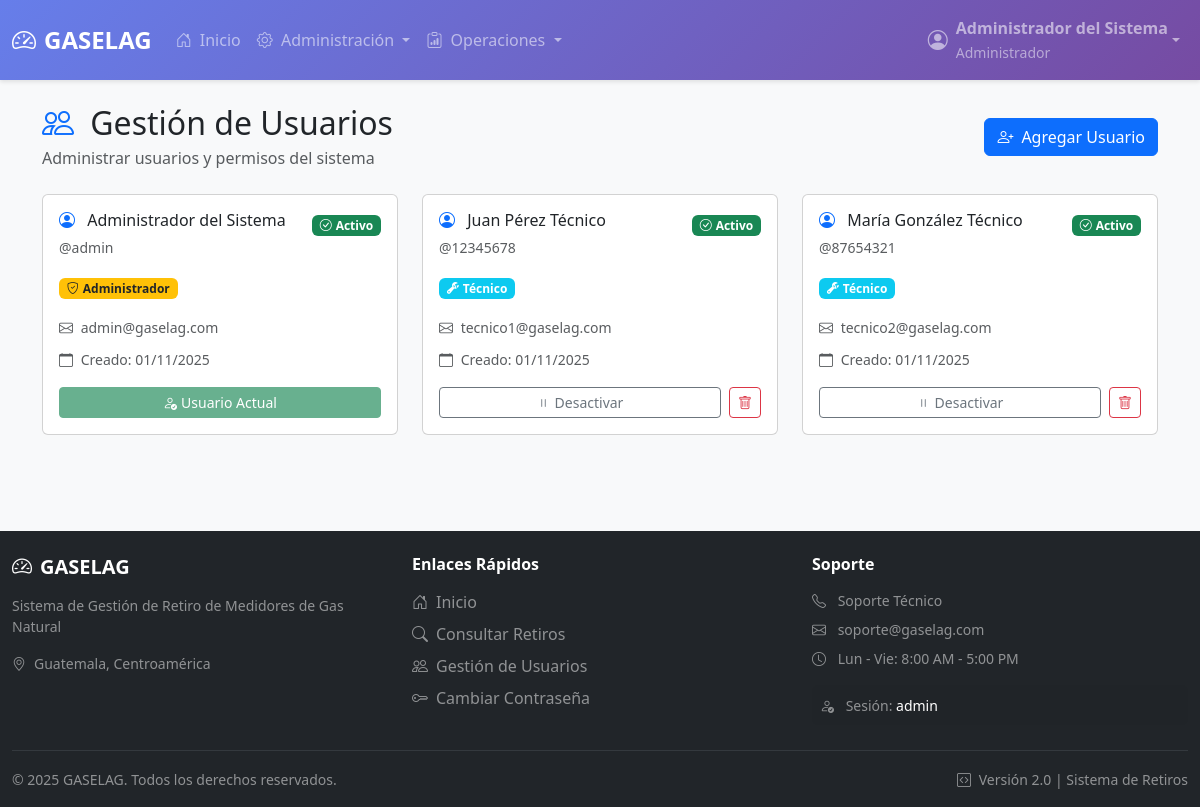
Screenshot of /pages/gestion_usuarios.php (signed in) with the database file from the repository.
### tables this page shows
CREATE TABLE IF NOT EXISTS usuarios (
    id INT AUTO_INCREMENT PRIMARY KEY,
    username VARCHAR(50) NOT NULL UNIQUE,
    password VARCHAR(255) NOT NULL,
    nombre_completo VARCHAR(100) NOT NULL,
    email VARCHAR(100),
    rol ENUM('admin', 'user') NOT NULL DEFAULT 'user',
    estado ENUM('activo', 'inactivo') NOT NULL DEFAULT 'activo',
    ultimo_login TIMESTAMP NULL,
    last_activity TIMESTAMP NULL,
    
     
    intentos_fallidos INT DEFAULT 0,
    bloqueado_hasta TIMESTAMP NULL,
    ultimo_intento TIMESTAMP NULL,
    force_password_change BOOLEAN DEFAULT FALSE,
    password_changed_at TIMESTAMP NULL,
    session_timeout INT DEFAULT 7200,  
    
    created_at TIMESTAMP DEFAULT CURRENT_TIMESTAMP,
    updated_at TIMESTAMP DEFAULT CURRENT_TIMESTAMP ON UPDATE CURRENT_TIMESTAMP,
    INDEX idx_username (username),
    INDEX idx_rol (rol),
    INDEX idx_estado (estado),
    INDEX idx_bloqueado_hasta (bloqueado_hasta)
);

### config/database.php (called while the page is built, shortened)
<?php
function getConnection() {
    try {
        $dsn = "mysql:host=" . DB_HOST . ";port=" . DB_PORT . ";dbname=" . DB_NAME . ";charset=" . DB_CHARSET;
        $options = [
            PDO::ATTR_ERRMODE => PDO::ERRMODE_EXCEPTION,
            PDO::ATTR_DEFAULT_FETCH_MODE => PDO::FETCH_ASSOC,
            PDO::ATTR_EMULATE_PREPARES => false,
        ];
        $pdo = new PDO($dsn, DB_USER, DB_PASS, $options);
        return $pdo;
    } catch (PDOException $e) {
        die("Error de conexión: " . $e->getMessage());
    }
}
function getUserRole() {
    return isset($_SESSION['user_role']) ? $_SESSION['user_role'] : null;
}
function isAdmin() {
    return getUserRole() === 'admin';
}
function getCurrentUser() {
    $pdo = getConnection();
    try {
        $sql = "SELECT id, username, nombre_completo, email, rol, estado, ultimo_login
                FROM usuarios WHERE id = :id";
        $stmt = $pdo->prepare($sql);
        $stmt->bindParam(':id', $_SESSION['user_id']);
        $stmt->execute();
        return $stmt->fetch();
    } catch (PDOException $e) {
        error_log("Error al obtener usuario: " . $e->getMessage());
        return null;
    }
}
?>

### pages/gestion_usuarios.php (the view, shortened to what this page needs)
<?php
require_once '../config/database.php';
$pdo = getConnection();
try {
    $sql = "SELECT id, username, nombre_completo, email, rol, estado, ultimo_login, created_at
            FROM usuarios ORDER BY nombre_completo";
    $stmt = $pdo->prepare($sql);
    $stmt->execute();
    $usuarios = $stmt->fetchAll();
} catch (PDOException $e) {
    $error = "Error al obtener usuarios: " . $e->getMessage();
    $usuarios = [];
}
require_once '../includes/header.php';
?>
<div class="container py-4">
        <div class="row mb-4">
            <div class="col-12">
                <div class="d-flex justify-content-between align-items-center">
                    <div>
                        <h2 class="mb-1">
                            <i class="bi bi-people text-primary me-2"></i>
                            Gestión de Usuarios
                        </h2>
                        <p class="text-muted mb-0">Administrar usuarios y permisos del sistema</p>
                    </div>
                    <button class="btn btn-primary" data-bs-toggle="modal" data-bs-target="#addUserModal">
                        <i class="bi bi-person-plus me-2"></i>Agregar Usuario
                    </button>
                </div>
            </div>
        </div>
        <div class="row">
            <?php foreach ($usuarios as $usuario): ?>
                <div class="col-md-6 col-lg-4 mb-4">
                    <div class="card user-card h-100">
                        <div class="card-body">
                            <div class="d-flex align-items-start justify-content-between mb-3">
                                <div class="flex-grow-1">
                                    <h6 class="card-title mb-1">
                                        <i class="bi bi-person-circle text-primary me-2"></i>
                                        <?php echo htmlspecialchars($usuario['nombre_completo']); ?>
                                    </h6>
                                    <small class="text-muted">@<?php echo htmlspecialchars($usuario['username']); ?></small>
                                </div>
                                <div class="text-end">
                                    <?php if ($usuario['estado'] === 'activo'): ?>
                                        <span class="badge bg-success status-badge">
                                            <i class="bi bi-check-circle me-1"></i>Activo
                                        </span>
                                    <?php else: ?>
                                        <span class="badge bg-secondary status-badge">
                                            <i class="bi bi-x-circle me-1"></i>Inactivo
                                        </span>
                                    <?php endif; ?>
                                </div>
                            </div>
                            <div class="mb-3">
                                <?php if ($usuario['rol'] === 'admin'): ?>
                                    <span class="badge bg-warning text-dark role-badge me-1">
                                        <i class="bi bi-shield-check me-1"></i>Administrador
                                    </span>
                                <?php else: ?>
                                    <span class="badge bg-info role-badge me-1">
                                        <i class="bi bi-wrench-adjustable me-1"></i>Técnico
                                    </span>
                                <?php endif; ?>
                            </div>
                            <?php if ($usuario['email']): ?>
                                <div class="mb-2">
                                    <small class="text-muted">
                                        <i class="bi bi-envelope me-1"></i>
                                        <?php echo htmlspecialchars($usuario['email']); ?>
                                    </small>
                                </div>
                            <?php endif; ?>
                            <div class="mb-2">
                                <small class="text-muted">
                                    <i class="bi bi-calendar me-1"></i>
                                    Creado: <?php echo date('d/m/Y', strtotime($usuario['created_at'])); ?>
                                </small>
                            </div>
                            <div class="d-flex gap-2 mt-3">
                                <?php if ($usuario['id'] !== $currentUser['id']): ?>
                                    <button class="btn btn-sm btn-outline-secondary flex-grow-1"
                                            onclick="toggleUserStatus(<?php echo $usuario['id']; ?>, '<?php echo $usuario['estado']; ?>')">
                                        <?php if ($usuario['estado'] === 'activo'): ?>
                                            <i class="bi bi-pause me-1"></i>Desactivar
                                        <?php else: ?>
                                            <i class="bi bi-play me-1"></i>Activar
                                        <?php endif; ?>
                                    </button>
                                    <button class="btn btn-sm btn-outline-danger"
                                            onclick="deleteUser(<?php echo $usuario['id']; ?>, '<?php echo htmlspecialchars($usuario['nombre_completo']); ?>')">
                                        <i class="bi bi-trash"></i>
                                    </button>
                                <?php else: ?>
                                    <button class="btn btn-sm btn-success flex-grow-1" disabled>
                                        <i class="bi bi-person-check me-1"></i>Usuario Actual
                                    </button>
                                <?php endif; ?>
                            </div>
                        </div>
                    </div>
                </div>
            <?php endforeach; ?>
        </div>
    </div>
<?php require_once '../includes/footer.php'; ?>

### includes/header.php (shortened to what this page needs)
<?php
$currentUser = getCurrentUser();
$isAdmin = isAdmin();
$userName = $currentUser['nombre_completo'] ?? 'Usuario';
$userRole = $isAdmin ? 'Administrador' : 'Técnico';
$basePath = (strpos($_SERVER['PHP_SELF'], '/pages/') !== false) ? '../' : '';
?>
<!DOCTYPE html>
<html lang="es">
<head>
    <link href="https://cdn.jsdelivr.net/npm/bootstrap@5.3.0/dist/css/bootstrap.min.css" rel="stylesheet">
    <link href="https://cdn.jsdelivr.net/npm/bootstrap-icons@1.10.0/font/bootstrap-icons.css" rel="stylesheet">
</head>
<body>
    <nav class="navbar navbar-expand-lg navbar-dark navbar-gaselag sticky-top">
        <div class="container-fluid">
            <a class="navbar-brand d-flex align-items-center" href="<?php echo $basePath; ?>index.php">
                <i class="bi bi-speedometer2 me-2 fs-4"></i>
                <span class="logo-text">GASELAG</span>
            </a>
            <div class="collapse navbar-collapse" id="navbarContent">
                <ul class="navbar-nav me-auto mb-2 mb-lg-0">
                    <li class="nav-item">
                        <a class="nav-link" href="<?php echo $basePath; ?>index.php">
                            <i class="bi bi-house-door me-1"></i>
                            <span class="d-lg-inline">Inicio</span>
                        </a>
                    </li>
                    <?php if ($isAdmin): ?>
                    <li class="nav-item dropdown">
                        <a class="nav-link dropdown-toggle" href="#" id="navbarAdminDropdown" role="button"
                           data-bs-toggle="dropdown" aria-expanded="false">
                            <i class="bi bi-gear me-1"></i>
                            <span class="d-lg-inline">Administración</span>
                        </a>
                    </li>
                    <?php endif; ?>
                    <li class="nav-item dropdown">
                        <a class="nav-link dropdown-toggle" href="#" id="navbarOperationsDropdown" role="button"
                           data-bs-toggle="dropdown" aria-expanded="false">
                            <i class="bi bi-clipboard-data me-1"></i>
                            <span class="d-lg-inline">Operaciones</span>
                        </a>
                    </li>
                </ul>
                <ul class="navbar-nav">
                    <li class="nav-item dropdown">
                        <a class="nav-link dropdown-toggle d-flex align-items-center" href="#" id="navbarUserDropdown"
                           role="button" data-bs-toggle="dropdown" aria-expanded="false">
                            <i class="bi bi-person-circle me-2 fs-5"></i>
                            <span class="user-info-text">
                                <span class="d-block fw-bold"><?php echo htmlspecialchars($userName); ?></span>
                                <small class="text-white-50"><?php echo $userRole; ?></small>
                            </span>
                        </a>
                    </li>
                </ul>
            </div>
        </div>
    </nav>
    <main class="flex-fill">

### includes/footer.php (shortened to what this page needs)
    </main>
    <footer class="bg-dark text-white mt-5">
        <div class="container-fluid">
            <div class="row py-4">
                <div class="col-12 col-md-4 mb-3 mb-md-0">
                    <h5 class="fw-bold mb-3">
                        <i class="bi bi-speedometer2 me-2"></i>GASELAG
                    </h5>
                    <p class="text-white-50 small">
                        Sistema de Gestión de Retiro de Medidores de Gas Natural
                    </p>
                    <p class="text-white-50 small mb-0">
                        <i class="bi bi-geo-alt me-2"></i>Guatemala, Centroamérica
                    </p>
                </div>
                <div class="col-6 col-md-4 mb-3 mb-md-0">
                    <h6 class="fw-bold mb-3">Enlaces Rápidos</h6>
                    <ul class="list-unstyled">
                        <li class="mb-2">
                            <a href="<?php echo $basePath; ?>index.php" class="text-white-50 text-decoration-none">
                                <i class="bi bi-house-door me-2"></i>Inicio
                            </a>
                        </li>
                        <li class="mb-2">
                            <a href="<?php echo $basePath; ?>pages/consultar_retiros.php" class="text-white-50 text-decoration-none">
                                <i class="bi bi-search me-2"></i>Consultar Retiros
                            </a>
                        </li>
                        <?php if ($isAdmin): ?>
                        <li class="mb-2">
                            <a href="<?php echo $basePath; ?>pages/gestion_usuarios_mejorado.php" class="text-white-50 text-decoration-none">
                                <i class="bi bi-people me-2"></i>Gestión de Usuarios
                            </a>
                        </li>
                        <?php endif; ?>
                        <li class="mb-2">
                            <a href="<?php echo $basePath; ?>pages/cambiar_password.php" class="text-white-50 text-decoration-none">
                                <i class="bi bi-key me-2"></i>Cambiar <?php echo $isAdmin ? 'Contraseña' : 'PIN'; ?>
                            </a>
                        </li>
                    </ul>
                </div>
                <div class="col-6 col-md-4">
                    <h6 class="fw-bold mb-3">Soporte</h6>
                    <ul class="list-unstyled">
                        <li class="mb-2 text-white-50 small">
                            <i class="bi bi-telephone me-2"></i>
                            <span class="d-none d-sm-inline">Soporte Técnico</span>
                        </li>
                        <li class="mb-2 text-white-50 small">
                            <i class="bi bi-envelope me-2"></i>
                            <span class="d-none d-sm-inline">soporte@gaselag.com</span>
                        </li>
                        <li class="mb-2 text-white-50 small">
                            <i class="bi bi-clock me-2"></i>
                            <span class="d-none d-lg-inline">Lun - Vie: 8:00 AM - 5:00 PM</span>
                        </li>
                    </ul>
                    <div class="mt-3 p-2 bg-dark bg-opacity-50 rounded d-none d-md-block">
                        <small class="text-white-50">
                            <i class="bi bi-person-check me-2"></i>
                            Sesión: <span class="text-white"><?php echo htmlspecialchars($currentUser['username']); ?></span>
                        </small>
                    </div>
                </div>
            </div>
            <hr class="border-secondary my-0">
            <div class="row py-3">
                <div class="col-12 col-md-6 text-center text-md-start mb-2 mb-md-0">
                    <small class="text-white-50">
                        © <?php echo date('Y'); ?> GASELAG. Todos los derechos reservados.
                    </small>
                </div>
                <div class="col-12 col-md-6 text-center text-md-end">
                    <small class="text-white-50">
                        <i class="bi bi-code-square me-1"></i>
                        Versión 2.0
                        <span class="d-none d-sm-inline">| Sistema de Retiros</span>
                    </small>
                </div>
            </div>
        </div>
    </footer>
</body>
</html>

### includes/header.php (style rules this page uses)
:root { --gaselag-primary: #667eea; --gaselag-secondary: #764ba2; --gaselag-dark: #2c3e50; }
body { min-height: 100vh; display: flex; flex-direction: column; background-color: #f8f9fa; }
main { flex: 1; }
.navbar-gaselag { background: linear-gradient(135deg, var(--gaselag-primary) 0%, var(--gaselag-secondary) 100%); box-shadow: 0 2px 4px rgba(0,0,0,0.1); z-index: 1030; }
.navbar-brand { font-weight: 700; font-size: 1.5rem; }
.nav-link { transition: opacity 0.2s; }
.logo-text { display: inline; }

### pages/gestion_usuarios.php (style rules this page uses)
.user-card { transition: box-shadow 0.2s; }
.status-badge { font-size: 0.75rem; }
.role-badge { font-size: 0.75rem; }

### rows the page displays
usuarios: nombre_completo "Administrador del Sistema", username "admin", estado "activo" (drawn), rol "admin" (drawn), email "admin@gaselag.com", created_at "01/11/2025", shows "Usuario Actual"
usuarios: nombre_completo "Juan Pérez Técnico", username "12345678", estado "activo" (drawn), rol "user" (drawn), email "tecnico1@gaselag.com", created_at "01/11/2025"
usuarios: nombre_completo "María González Técnico", username "87654321", estado "activo" (drawn), rol "user" (drawn), email "tecnico2@gaselag.com", created_at "01/11/2025"

### other values shown
$userRole "Administrador"
